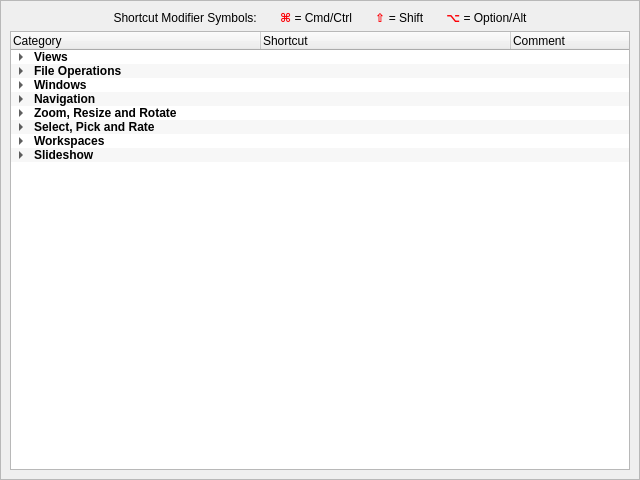
<?xml version="1.0" encoding="UTF-8"?>
<ui version="4.0">
 <class>shortcutsForm</class>
 <widget class="QScrollArea" name="shortcutsForm">
  <property name="windowModality">
   <enum>Qt::NonModal</enum>
  </property>
  <property name="geometry">
   <rect>
    <x>0</x>
    <y>0</y>
    <width>640</width>
    <height>480</height>
   </rect>
  </property>
  <property name="windowTitle">
   <string>Winnow Shortcuts</string>
  </property>
  <property name="widgetResizable">
   <bool>true</bool>
  </property>
  <widget class="QWidget" name="scrollAreaWidgetContents">
   <property name="geometry">
    <rect>
     <x>0</x>
     <y>0</y>
     <width>638</width>
     <height>478</height>
    </rect>
   </property>
   <layout class="QVBoxLayout" name="verticalLayout">
    <item>
     <widget class="QLabel" name="label">
      <property name="text">
       <string>&lt;html&gt;&lt;head/&gt;&lt;body&gt;&lt;p&gt;Shortcut Modifier Symbols: &amp;nbsp;&amp;nbsp;&amp;nbsp;&amp;nbsp;&amp;nbsp;&amp;nbsp;&lt;span style=&quot; font-weight:600; color:#fc0107;&quot;&gt;⌘&lt;/span&gt; = Cmd/Ctrl &amp;nbsp;&amp;nbsp;&amp;nbsp;&amp;nbsp;&amp;nbsp;&amp;nbsp;&lt;span style=&quot; font-weight:600; color:#fc0107;&quot;&gt;⇧&lt;/span&gt; = Shift &amp;nbsp;&amp;nbsp;&amp;nbsp;&amp;nbsp;&amp;nbsp;&amp;nbsp;&lt;span style=&quot; font-weight:600; color:#fc0107;&quot;&gt;⌥&lt;/span&gt; = Option/Alt&lt;/p&gt;&lt;/body&gt;&lt;/html&gt;</string>
      </property>
      <property name="alignment">
       <set>Qt::AlignCenter</set>
      </property>
     </widget>
    </item>
    <item>
     <widget class="QTreeWidget" name="treeWidget">
      <property name="focusPolicy">
       <enum>Qt::NoFocus</enum>
      </property>
      <property name="alternatingRowColors">
       <bool>true</bool>
      </property>
      <property name="iconSize">
       <size>
        <width>24</width>
        <height>24</height>
       </size>
      </property>
      <property name="uniformRowHeights">
       <bool>true</bool>
      </property>
      <property name="columnCount">
       <number>3</number>
      </property>
      <attribute name="headerDefaultSectionSize">
       <number>250</number>
      </attribute>
      <column>
       <property name="text">
        <string>Category</string>
       </property>
      </column>
      <column>
       <property name="text">
        <string>Shortcut</string>
       </property>
      </column>
      <column>
       <property name="text">
        <string>Comment</string>
       </property>
      </column>
      <item>
       <property name="text">
        <string>Views</string>
       </property>
       <property name="font">
        <font>
         <weight>75</weight>
         <bold>true</bold>
        </font>
       </property>
       <property name="text">
        <string/>
       </property>
       <property name="text">
        <string/>
       </property>
       <item>
        <property name="text">
         <string>Loupe View</string>
        </property>
        <property name="text">
         <string>E   or   Enter</string>
        </property>
        <property name="text">
         <string/>
        </property>
       </item>
       <item>
        <property name="text">
         <string>Grid View</string>
        </property>
        <property name="text">
         <string>G</string>
        </property>
        <property name="text">
         <string/>
        </property>
       </item>
       <item>
        <property name="text">
         <string>Table View</string>
        </property>
        <property name="text">
         <string>T</string>
        </property>
        <property name="text">
         <string/>
        </property>
       </item>
       <item>
        <property name="text">
         <string>Compare View</string>
        </property>
        <property name="text">
         <string>C</string>
        </property>
        <property name="text">
         <string/>
        </property>
       </item>
       <item>
        <property name="text">
         <string>Full Screen</string>
        </property>
        <property name="text">
         <string>F</string>
        </property>
        <property name="text">
         <string>Toggles</string>
        </property>
       </item>
       <item>
        <property name="text">
         <string>Exit Full Screen</string>
        </property>
        <property name="text">
         <string>Esc</string>
        </property>
        <property name="text">
         <string/>
        </property>
       </item>
       <item>
        <property name="text">
         <string>Information</string>
        </property>
        <property name="text">
         <string>I</string>
        </property>
        <property name="text">
         <string>Toggles</string>
        </property>
       </item>
      </item>
      <item>
       <property name="text">
        <string>File Operations</string>
       </property>
       <property name="font">
        <font>
         <weight>75</weight>
         <bold>true</bold>
        </font>
       </property>
       <item>
        <property name="text">
         <string>Open Folder</string>
        </property>
        <property name="text">
         <string>O</string>
        </property>
       </item>
       <item>
        <property name="text">
         <string>Ingest Images</string>
        </property>
        <property name="text">
         <string>Q</string>
        </property>
       </item>
       <item>
        <property name="text">
         <string>Count images in folder</string>
        </property>
        <property name="text">
         <string>\</string>
        </property>
       </item>
       <item>
        <property name="text">
         <string>Quit Winnow</string>
        </property>
        <property name="text">
         <string>⌘Q</string>
        </property>
       </item>
      </item>
      <item>
       <property name="text">
        <string>Windows</string>
       </property>
       <property name="font">
        <font>
         <weight>75</weight>
         <bold>true</bold>
        </font>
       </property>
       <property name="text">
        <string/>
       </property>
       <property name="text">
        <string/>
       </property>
       <item>
        <property name="text">
         <string>Files Panel</string>
        </property>
        <property name="text">
         <string>F3</string>
        </property>
        <property name="text">
         <string>Toggles</string>
        </property>
       </item>
       <item>
        <property name="text">
         <string>Favourites Panel</string>
        </property>
        <property name="text">
         <string>F4</string>
        </property>
        <property name="text">
         <string>Toggles</string>
        </property>
       </item>
       <item>
        <property name="text">
         <string>Filters Panel</string>
        </property>
        <property name="text">
         <string>F5</string>
        </property>
        <property name="text">
         <string>Toggles</string>
        </property>
       </item>
       <item>
        <property name="text">
         <string>Metadata Panel</string>
        </property>
        <property name="text">
         <string>F6</string>
        </property>
        <property name="text">
         <string>Toggles</string>
        </property>
       </item>
       <item>
        <property name="text">
         <string>Thumbnails Panel</string>
        </property>
        <property name="text">
         <string>F7</string>
        </property>
        <property name="text">
         <string>Toggles</string>
        </property>
       </item>
       <item>
        <property name="text">
         <string>Application Titlebar</string>
        </property>
        <property name="text">
         <string>F8</string>
        </property>
        <property name="text">
         <string>Toggles</string>
        </property>
       </item>
       <item>
        <property name="text">
         <string>Application Menu</string>
        </property>
        <property name="text">
         <string>F9</string>
        </property>
        <property name="text">
         <string>Toggles</string>
        </property>
       </item>
       <item>
        <property name="text">
         <string>Application Statusbar</string>
        </property>
        <property name="text">
         <string>F10</string>
        </property>
        <property name="text">
         <string>Toggles</string>
        </property>
       </item>
       <item>
        <property name="text">
         <string>Show/Hide Panel TitleBars</string>
        </property>
        <property name="text">
         <string/>
        </property>
        <item>
         <property name="text">
          <string>Files Panel Titlebar</string>
         </property>
         <property name="text">
          <string>⇧F3</string>
         </property>
        </item>
        <item>
         <property name="text">
          <string>Favourites Panel Titlebar</string>
         </property>
         <property name="text">
          <string>⇧F4</string>
         </property>
        </item>
        <item>
         <property name="text">
          <string>Filters Panel Titlebar</string>
         </property>
         <property name="text">
          <string>⇧F5</string>
         </property>
        </item>
        <item>
         <property name="text">
          <string>Metadata Panel Titlebar</string>
         </property>
         <property name="text">
          <string>⇧F6</string>
         </property>
        </item>
        <item>
         <property name="text">
          <string>Thumbnails Panel Titlebar</string>
         </property>
         <property name="text">
          <string>⇧F7</string>
         </property>
        </item>
        <item>
         <property name="text">
          <string>All Panel Titlebars</string>
         </property>
         <property name="text">
          <string>⌘L</string>
         </property>
        </item>
       </item>
       <item>
        <property name="text">
         <string>Move Focus to Panel</string>
        </property>
        <item>
         <property name="text">
          <string>Files Panel</string>
         </property>
         <property name="text">
          <string>⌘F3</string>
         </property>
        </item>
        <item>
         <property name="text">
          <string>Favourites Panel</string>
         </property>
         <property name="text">
          <string>⌘F4</string>
         </property>
        </item>
        <item>
         <property name="text">
          <string>Filters Panel</string>
         </property>
         <property name="text">
          <string>⌘F5</string>
         </property>
        </item>
        <item>
         <property name="text">
          <string>Metadata Panel</string>
         </property>
         <property name="text">
          <string>⌘F6</string>
         </property>
        </item>
        <item>
         <property name="text">
          <string>thumbnails Panel</string>
         </property>
         <property name="text">
          <string>⌘F7</string>
         </property>
        </item>
       </item>
      </item>
      <item>
       <property name="text">
        <string>Navigation</string>
       </property>
       <property name="font">
        <font>
         <weight>75</weight>
         <bold>true</bold>
        </font>
       </property>
       <item>
        <property name="text">
         <string>Next Image</string>
        </property>
        <property name="text">
         <string>Right</string>
        </property>
       </item>
       <item>
        <property name="text">
         <string>Previous Image</string>
        </property>
        <property name="text">
         <string>Left</string>
        </property>
       </item>
       <item>
        <property name="text">
         <string>Image Above</string>
        </property>
        <property name="text">
         <string>Up</string>
        </property>
       </item>
       <item>
        <property name="text">
         <string>Image Below</string>
        </property>
        <property name="text">
         <string>Down</string>
        </property>
       </item>
       <item>
        <property name="text">
         <string>First Image</string>
        </property>
        <property name="text">
         <string>Home</string>
        </property>
       </item>
       <item>
        <property name="text">
         <string>Last Image</string>
        </property>
        <property name="text">
         <string>End</string>
        </property>
       </item>
       <item>
        <property name="text">
         <string>Random Image</string>
        </property>
        <property name="text">
         <string>⇧⌘ Right</string>
        </property>
       </item>
       <item>
        <property name="text">
         <string>Previous Pick</string>
        </property>
        <property name="text">
         <string>⌥ Left</string>
        </property>
       </item>
       <item>
        <property name="text">
         <string>Next Pick</string>
        </property>
        <property name="text">
         <string>⌥ Right</string>
        </property>
       </item>
      </item>
      <item>
       <property name="text">
        <string>Zoom, Resize and Rotate</string>
       </property>
       <property name="font">
        <font>
         <weight>75</weight>
         <bold>true</bold>
        </font>
       </property>
       <item>
        <property name="text">
         <string>Zoom In/Out</string>
        </property>
        <property name="text">
         <string>Z</string>
        </property>
        <property name="text">
         <string>Toggles (also mouse click on image)</string>
        </property>
       </item>
       <item>
        <property name="text">
         <string>Zoom In Amount</string>
        </property>
        <property name="text">
         <string>⇧Z</string>
        </property>
        <property name="text">
         <string/>
        </property>
       </item>
       <item>
        <property name="text">
         <string>Incremental Zoom In</string>
        </property>
        <property name="text">
         <string>+</string>
        </property>
       </item>
       <item>
        <property name="text">
         <string>Incremental Zoom Out</string>
        </property>
        <property name="text">
         <string>-</string>
        </property>
       </item>
       <item>
        <property name="text">
         <string>Enlarge Thumbnails</string>
        </property>
        <property name="text">
         <string>}</string>
        </property>
       </item>
       <item>
        <property name="text">
         <string>Shrink Thumbnails</string>
        </property>
        <property name="text">
         <string>{</string>
        </property>
       </item>
       <item>
        <property name="text">
         <string>Rotate Image Clockwise</string>
        </property>
        <property name="text">
         <string>⌘]</string>
        </property>
       </item>
       <item>
        <property name="text">
         <string>Rotate Image Counter Clockwise</string>
        </property>
        <property name="text">
         <string>⌘[</string>
        </property>
       </item>
      </item>
      <item>
       <property name="text">
        <string>Select, Pick and Rate</string>
       </property>
       <property name="font">
        <font>
         <weight>75</weight>
         <bold>true</bold>
        </font>
       </property>
       <item>
        <property name="text">
         <string>Select All</string>
        </property>
        <property name="text">
         <string>⌘A</string>
        </property>
       </item>
       <item>
        <property name="text">
         <string>Invert Selection</string>
        </property>
        <property name="text">
         <string>⇧⌘A</string>
        </property>
       </item>
       <item>
        <property name="text">
         <string>Pick Image</string>
        </property>
        <property name="text">
         <string>`</string>
        </property>
        <property name="text">
         <string>Toggles (grave accent)</string>
        </property>
       </item>
       <item>
        <property name="text">
         <string>Filter Picks</string>
        </property>
        <property name="text">
         <string>⌘`</string>
        </property>
       </item>
       <item>
        <property name="text">
         <string>Rate Image</string>
        </property>
        <property name="text">
         <string>1 to 5</string>
        </property>
        <property name="text">
         <string>Toggles</string>
        </property>
       </item>
       <item>
        <property name="text">
         <string>Filter on Rating</string>
        </property>
        <property name="text">
         <string>⇧1 to ⇧5</string>
        </property>
       </item>
       <item>
        <property name="text">
         <string>Color Class</string>
        </property>
        <property name="text">
         <string>6 to 0</string>
        </property>
        <property name="text">
         <string>Toggles</string>
        </property>
       </item>
       <item>
        <property name="text">
         <string>Filter on Color Class</string>
        </property>
        <property name="text">
         <string>⇧6 to ⇧0</string>
        </property>
       </item>
       <item>
        <property name="text">
         <string>Uncheck all Filters</string>
        </property>
        <property name="text">
         <string>⇧⌘0</string>
        </property>
       </item>
      </item>
      <item>
       <property name="text">
        <string>Workspaces</string>
       </property>
       <property name="font">
        <font>
         <weight>75</weight>
         <bold>true</bold>
        </font>
       </property>
       <item>
        <property name="text">
         <string>Select Workspace</string>
        </property>
        <property name="text">
         <string>⌘0 to ⌘9</string>
        </property>
       </item>
       <item>
        <property name="text">
         <string>New Workspace</string>
        </property>
        <property name="text">
         <string>W</string>
        </property>
       </item>
       <item>
        <property name="text">
         <string>Manage Workspaces</string>
        </property>
        <property name="text">
         <string>⌘W</string>
        </property>
       </item>
       <item>
        <property name="text">
         <string>Default Workspace</string>
        </property>
        <property name="text">
         <string>⇧⌘W</string>
        </property>
       </item>
      </item>
      <item>
       <property name="text">
        <string>Slideshow</string>
       </property>
       <property name="font">
        <font>
         <weight>75</weight>
         <bold>true</bold>
        </font>
       </property>
       <item>
        <property name="text">
         <string>Start/Stop</string>
        </property>
        <property name="text">
         <string>S</string>
        </property>
        <property name="text">
         <string>Toggles</string>
        </property>
       </item>
       <item>
        <property name="text">
         <string>Change Delay Between Slides</string>
        </property>
        <property name="text">
         <string>1 - 9</string>
        </property>
        <property name="text">
         <string>Only while slideshow active</string>
        </property>
       </item>
       <item>
        <property name="text">
         <string>Manual Progression</string>
        </property>
        <property name="text">
         <string>0</string>
        </property>
        <property name="text">
         <string>Only while slideshow active</string>
        </property>
       </item>
       <item>
        <property name="text">
         <string>Exit Slideshow</string>
        </property>
        <property name="text">
         <string>Esc</string>
        </property>
       </item>
      </item>
     </widget>
    </item>
   </layout>
  </widget>
 </widget>
 <resources/>
 <connections/>
</ui>
